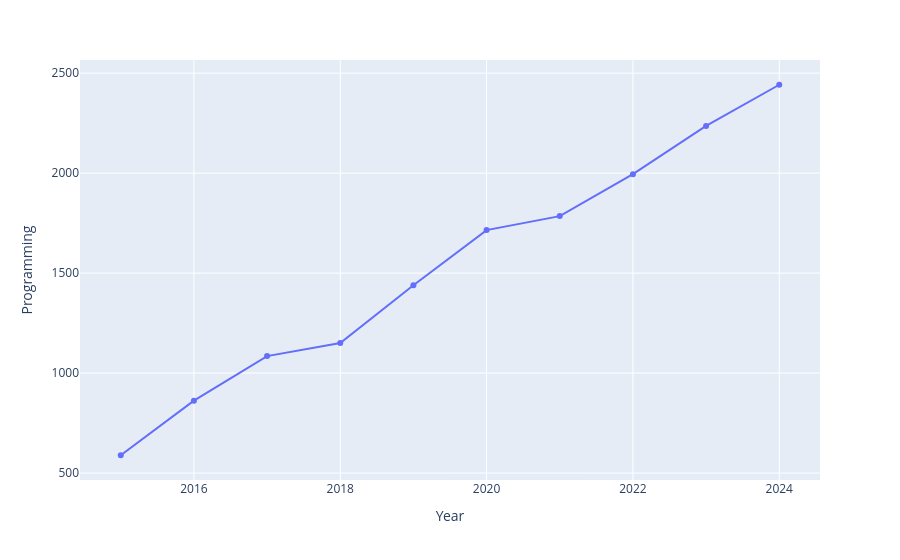

Notebook cell for this chart:
### Code cell
#lineplot using plotly

enrollment = pd.read_csv('enrollment.csv')

fig = px.line(enrollment, x='Year', y='Programming', markers=True)
fig.show()

### Figure 1 — Plotly figure (JSON) as saved in the notebook; plotly's stock layout.template omitted (floating-point values rounded to 4 significant figures)
{"data": [{"hovertemplate": "Year=%{x}<br>Programming=%{y}<extra></extra>", "legendgroup": "", "line": {"color": "#636efa", "dash": "solid"}, "marker": {"symbol": "circle"}, "mode": "lines+markers", "name": "", "orientation": "v", "showlegend": false, "type": "scatter", "x": [2015, 2016, 2017, 2018, 2019, 2020, 2021, 2022, 2023, 2024], "xaxis": "x", "y": [589, 862, 1085, 1150, 1439, 1715, 1785, 1995, 2236, 2442], "yaxis": "y"}], "layout": {"legend": {"tracegroupgap": 0}, "margin": {"t": 60}, "xaxis": {"anchor": "y", "domain": [0, 1], "title": {"text": "Year"}}, "yaxis": {"anchor": "x", "domain": [0, 1], "title": {"text": "Programming"}}}}
